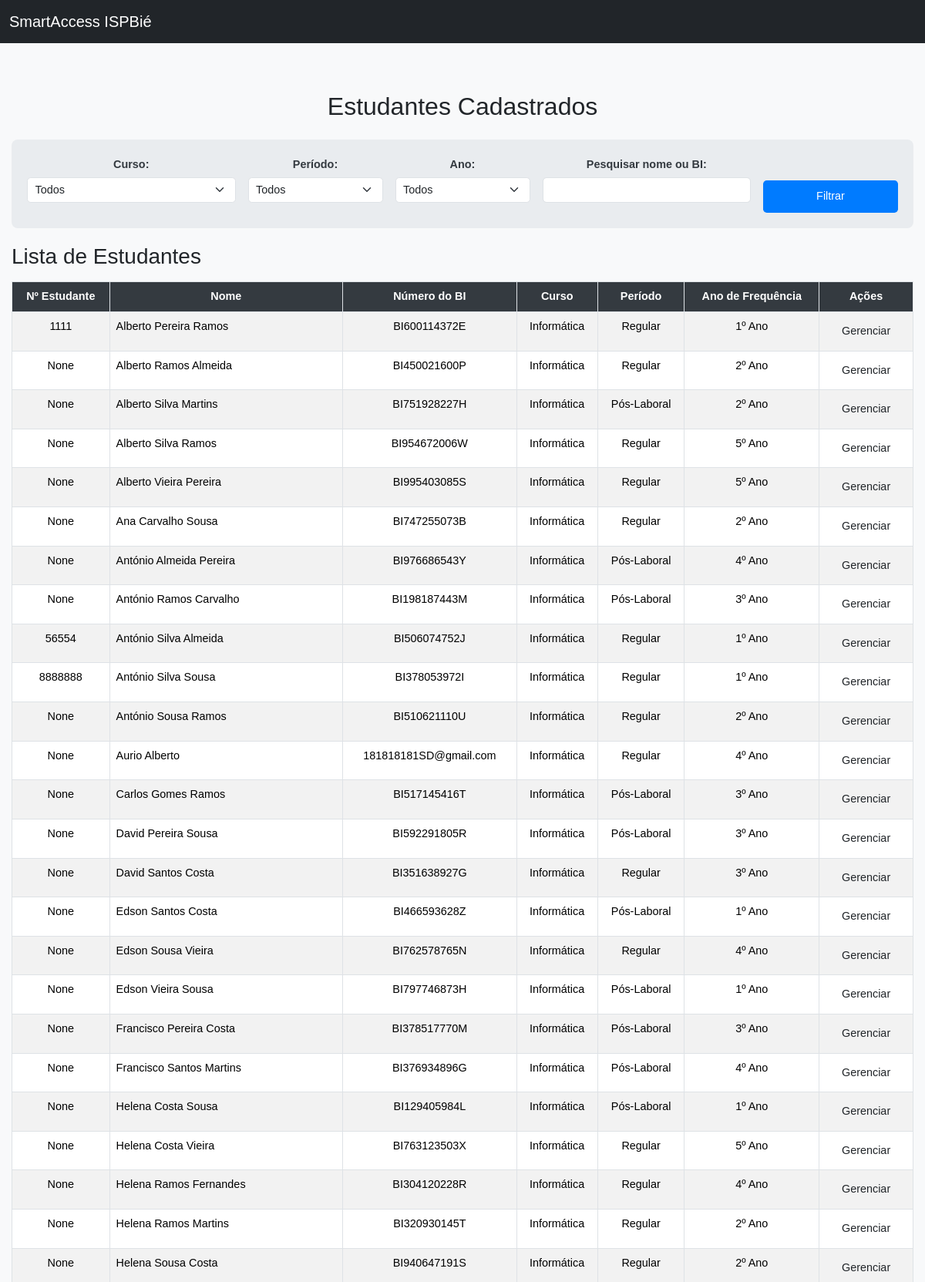
The app's page /entradas (signed in, upper part) with its own data.
### tables this page shows
CREATE TABLE estudantes (
            id INTEGER PRIMARY KEY AUTOINCREMENT,
            nome TEXT NOT NULL,
            data_nascimento TEXT,
            numero_bi TEXT UNIQUE,
            curso TEXT,
            periodo TEXT,
            ano_frequencia TEXT
        , sexo TEXT, numero_estudante TEXT, estado_civil TEXT, residencia_atual TEXT);

### app.py (the view)
@app.route('/entradas', methods=['GET'])
def entradas():
    if 'usuario' not in session:
        return redirect(url_for('login'))
    curso_filtro = request.args.get('curso', '')
    periodo_filtro = request.args.get('periodo', '')
    ano_frequencia_filtro = request.args.get('ano_frequencia', '')
    termo = request.args.get('termo', '').strip()
    conn = get_db_connection()
    cursor = conn.cursor()
    sql = 'SELECT * FROM estudantes WHERE 1=1'
    params = []
    tipo_usuario = session.get('tipo_usuario')
    curso_professor = session.get('curso_principal_prof')
    if tipo_usuario == 'Professor' and curso_professor:
        sql += ' AND curso = ?'
        params.append(curso_professor)
        curso_filtro = curso_professor
    else:
        if curso_filtro and curso_filtro != 'Todos':
            sql += ' AND curso = ?'
            params.append(curso_filtro)
    if periodo_filtro:
        sql += ' AND periodo = ?'
        params.append(periodo_filtro)
    if ano_frequencia_filtro:
        sql += ' AND ano_frequencia = ?'
        params.append(ano_frequencia_filtro)
    if termo:
        sql += ' AND (nome LIKE ? OR numero_bi LIKE ?)'
        params += [f'%{termo}%', f'%{termo}%']
    sql += ' ORDER BY nome ASC'
    cursor.execute(sql, tuple(params))
    estudantes = cursor.fetchall()
    conn.close()
    return render_template('entradas.html',
                           estudantes=estudantes,
                           curso=curso_filtro,
                           periodo=periodo_filtro,
                           ano_frequencia=ano_frequencia_filtro,
                           termo=termo)

### app.py (called while the page is built)
def get_db_connection():
    conn = sqlite3.connect('database.db')
    conn.row_factory = sqlite3.Row
    return conn

### templates/entradas.html (shortened to what this page needs)
<!DOCTYPE html>
<html lang="pt">
<head>
    <link href="https://cdn.jsdelivr.net/npm/bootstrap@5.3.2/dist/css/bootstrap.min.css" rel="stylesheet">
    <link rel="stylesheet" href="https://cdn.jsdelivr.net/npm/bootstrap-icons@1.11.3/font/bootstrap-icons.min.css">
    <link rel="stylesheet" href="{{ url_for('static', filename='css/style.css') }}">
</head>
<body>
    <nav class="navbar navbar-dark bg-dark">
      <div class="container-fluid">
        <a class="navbar-brand" href="#">SmartAccess ISPBié</a>
      </div>
    </nav>
    <div class="container mt-5">
      <h2 class="text-center mb-4">Estudantes Cadastrados</h2>
      <div class="filter-section">
        <form method="get" class="text-center">
          <div class="row justify-content-center g-3">
            <div class="col-md-3">
              <label for="curso" class="form-label fw-bold">Curso:</label>
              <select name="curso" id="curso" class="form-select">
                <option value="">Todos</option>
              </select>
            </div>
            <div class="col-md-2">
              <label for="periodo" class="form-label fw-bold">Período:</label>
              <select name="periodo" id="periodo" class="form-select">
                <option value="">Todos</option>
              </select>
            </div>
            <div class="col-md-2">
              <label for="ano_frequencia" class="form-label fw-bold">Ano:</label>
              <select name="ano_frequencia" id="ano_frequencia" class="form-select">
                <option value="">Todos</option>
              </select>
            </div>
            <div class="col-md-3">
                <label class="form-label fw-bold">Pesquisar nome ou BI:</label>
                <input type="text" name="termo" class="form-control" value="{{ termo }}">
            </div>
            <div class="col-md-2 align-self-end">
              <button type="submit" class="btn btn-filter w-100">
                 Filtrar
              </button>
            </div>
          </div>
        </form>
      </div>
      <h3 class="mb-3">Lista de Estudantes</h3>
<div class="table-responsive">
  <table class="table table-striped table-bordered">
    <thead class="thead-dark">
      <tr>
        <th class="id-col">Nº Estudante</th>
        <th class="id-col">Nome</th>
        <th class="id-col">Número do BI</th>
        <th class="id-col">Curso</th>
        <th class="id-col">Período</th>
        <th class="id-col">Ano de Frequência</th>
        <th class="id-col">Ações</th>
      </tr>
    </thead>
    <tbody>
      {% for estudante in estudantes %}
      <tr>
        <td class="id-col">{{ estudante.numero_estudante }}</td>
        <td>{{ estudante.nome }}</td>
        <td class="id-col">{{ estudante.numero_bi }}</td>
        <td class="id-col">{{ estudante.curso }}</td>
        <td class="id-col">{{ estudante.periodo }}</td>
        <td class="id-col">{{ estudante.ano_frequencia }}</td>
        <td class="actions-col">
          <a
            href="{{ url_for('gerenciar_estudante', id=estudante.id) }}"
            class="btn btn-sm btn-outline-primary btn-gerenciar"
            >Gerenciar</a
          >
        </td>
      </tr>
      {% endfor %}
    </tbody>
  </table>
</div>
    </div>
</body>
</html>

### static/css/style.css (style rules this page uses)
:root { --primary-color: #007bff; --secondary-color: #6c757d; --success-color: #28a745; --danger-color: #dc3545; --light-bg: #f8f9fa; --dark-bg: #343a40; --text-color: #212529; --heading-color: #343a40; --border-radius: 0.3rem; --box-shadow: 0 0.15rem 0.5rem rgba(0, 0, 0, 0.05); --font-size-base: 1rem; }
body { font-family: sans-serif; color: var(--text-color); background-color: var(--light-bg); margin: 0; padding: 0; font-size: var(--font-size-base); line-height: 1.5; }
.container { max-width: 1200px; margin: 0 auto; padding: 15px; }
.btn { display: inline-block; font-weight: 400; line-height: 1.5; color: var(--text-color); text-align: center; text-decoration: none; vertical-align: middle; cursor: pointer; user-select: none; background-color: transparent; border: 1px solid transparent; padding: 0.3rem 0.6rem; font-size: 0.9rem; border-radius: var(--border-radius); transition: color 0.15s ease-in-out, background-color 0.15s ease-in-out, border-color 0.15s ease-in-out, box-shadow 0.15s ease-in-out; }
.table th, .table td { padding: 0.5rem; font-size: 0.9rem; }
.form-label { font-weight: bold; margin-bottom: 0.3rem; color: var(--heading-color); font-size: 0.9rem; }
.form-control { display: block; width: 100%; padding: 0.3rem 0.6rem; font-size: 0.9rem; border-radius: var(--border-radius); margin-bottom: 0.8rem; }
.form-select { display: block; width: 100%; padding: 0.3rem 2rem 0.3rem 0.6rem; font-size: 0.9rem; border-radius: var(--border-radius); margin-bottom: 0.8rem; }

### templates/entradas.html (style rules this page uses)
.table th { background-color: #343a40; color: white; }
.btn-gerenciar { font-size: 0.9rem; padding: 5px 10px; text-align: center; }
.filter-section { background-color: #e9ecef; padding: 20px; border-radius: 0.5rem; margin-bottom: 20px; }
.btn-filter { background-color: #007bff; color: white; border: none; padding: 10px 20px; border-radius: 0.3rem; cursor: pointer; transition: background-color 0.3s ease; }
.id-col { text-align: center; }
.actions-col { text-align: center; vertical-align: middle; }

### records on screen
estudantes: numero_estudante "1111", nome "Alberto Pereira Ramos", numero_bi "BI600114372E", curso "Informática", periodo "Regular", ano_frequencia "1º Ano"
estudantes: numero_estudante "None", nome "Alberto Ramos Almeida", numero_bi "BI450021600P", curso "Informática", periodo "Regular", ano_frequencia "2º Ano"
estudantes: numero_estudante "None", nome "Alberto Silva Martins", numero_bi "BI751928227H", curso "Informática", periodo "Pós-Laboral", ano_frequencia "2º Ano"
estudantes: numero_estudante "None", nome "Alberto Silva Ramos", numero_bi "BI954672006W", curso "Informática", periodo "Regular", ano_frequencia "5º Ano"
estudantes: numero_estudante "None", nome "Alberto Vieira Pereira", numero_bi "BI995403085S", curso "Informática", periodo "Regular", ano_frequencia "5º Ano"
estudantes: numero_estudante "None", nome "Ana Carvalho Sousa", numero_bi "BI747255073B", curso "Informática", periodo "Regular", ano_frequencia "2º Ano"
estudantes: numero_estudante "None", nome "António Almeida Pereira", numero_bi "BI976686543Y", curso "Informática", periodo "Pós-Laboral", ano_frequencia "4º Ano"
estudantes: numero_estudante "None", nome "António Ramos Carvalho", numero_bi "BI198187443M", curso "Informática", periodo "Pós-Laboral", ano_frequencia "3º Ano"
estudantes: numero_estudante "56554", nome "António Silva Almeida", numero_bi "BI506074752J", curso "Informática", periodo "Regular", ano_frequencia "1º Ano"
estudantes: numero_estudante "8888888", nome "António Silva Sousa", numero_bi "BI378053972I", curso "Informática", periodo "Regular", ano_frequencia "1º Ano"
estudantes: numero_estudante "None", nome "António Sousa Ramos", numero_bi "BI510621110U", curso "Informática", periodo "Regular", ano_frequencia "2º Ano"
estudantes: numero_estudante "None", nome "Aurio Alberto", numero_bi "181818181SD@gmail.com", curso "Informática", periodo "Regular", ano_frequencia "4º Ano"
estudantes: numero_estudante "None", nome "Carlos Gomes Ramos", numero_bi "BI517145416T", curso "Informática", periodo "Pós-Laboral", ano_frequencia "3º Ano"
estudantes: numero_estudante "None", nome "David Pereira Sousa", numero_bi "BI592291805R", curso "Informática", periodo "Pós-Laboral", ano_frequencia "3º Ano"
estudantes: numero_estudante "None", nome "David Santos Costa", numero_bi "BI351638927G", curso "Informática", periodo "Regular", ano_frequencia "3º Ano"
estudantes: numero_estudante "None", nome "Edson Santos Costa", numero_bi "BI466593628Z", curso "Informática", periodo "Pós-Laboral", ano_frequencia "1º Ano"
estudantes: numero_estudante "None", nome "Edson Sousa Vieira", numero_bi "BI762578765N", curso "Informática", periodo "Regular", ano_frequencia "4º Ano"
estudantes: numero_estudante "None", nome "Edson Vieira Sousa", numero_bi "BI797746873H", curso "Informática", periodo "Pós-Laboral", ano_frequencia "1º Ano"
estudantes: numero_estudante "None", nome "Francisco Pereira Costa", numero_bi "BI378517770M", curso "Informática", periodo "Pós-Laboral", ano_frequencia "3º Ano"
estudantes: numero_estudante "None", nome "Francisco Santos Martins", numero_bi "BI376934896G", curso "Informática", periodo "Pós-Laboral", ano_frequencia "4º Ano"
estudantes: numero_estudante "None", nome "Helena Costa Sousa", numero_bi "BI129405984L", curso "Informática", periodo "Pós-Laboral", ano_frequencia "1º Ano"
estudantes: numero_estudante "None", nome "Helena Costa Vieira", numero_bi "BI763123503X", curso "Informática", periodo "Regular", ano_frequencia "5º Ano"
estudantes: numero_estudante "None", nome "Helena Ramos Fernandes", numero_bi "BI304120228R", curso "Informática", periodo "Regular", ano_frequencia "4º Ano"
estudantes: numero_estudante "None", nome "Helena Ramos Martins", numero_bi "BI320930145T", curso "Informática", periodo "Regular", ano_frequencia "2º Ano"
estudantes: numero_estudante "None", nome "Helena Sousa Costa", numero_bi "BI940647191S", curso "Informática", periodo "Regular", ano_frequencia "2º Ano"
